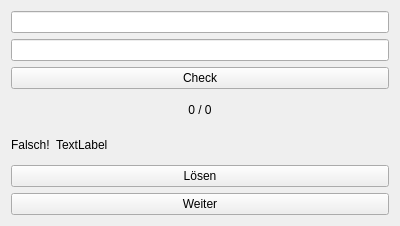
<?xml version="1.0" encoding="UTF-8"?>
<ui version="4.0">
 <class>TestWidget</class>
 <widget class="QWidget" name="TestWidget">
  <property name="geometry">
   <rect>
    <x>0</x>
    <y>0</y>
    <width>400</width>
    <height>226</height>
   </rect>
  </property>
  <property name="windowTitle">
   <string>Form</string>
  </property>
  <layout class="QVBoxLayout" name="verticalLayout">
   <item>
    <widget class="QLineEdit" name="txtQuestion">
     <property name="readOnly">
      <bool>true</bool>
     </property>
    </widget>
   </item>
   <item>
    <widget class="QLineEdit" name="txtAnswer"/>
   </item>
   <item>
    <widget class="QPushButton" name="btnCheck">
     <property name="text">
      <string>Check</string>
     </property>
    </widget>
   </item>
   <item>
    <widget class="QLabel" name="txtStat">
     <property name="text">
      <string>0 / 0</string>
     </property>
     <property name="alignment">
      <set>Qt::AlignCenter</set>
     </property>
    </widget>
   </item>
   <item>
    <layout class="QHBoxLayout" name="horizontalLayout" stretch="0,1">
     <item>
      <widget class="QLabel" name="lblWrong">
       <property name="text">
        <string>Falsch!</string>
       </property>
      </widget>
     </item>
     <item>
      <widget class="QLabel" name="lblSolution">
       <property name="text">
        <string>TextLabel</string>
       </property>
      </widget>
     </item>
    </layout>
   </item>
   <item>
    <widget class="QPushButton" name="btnSolve">
     <property name="text">
      <string>Lösen</string>
     </property>
    </widget>
   </item>
   <item>
    <widget class="QPushButton" name="btnNext">
     <property name="text">
      <string>Weiter</string>
     </property>
    </widget>
   </item>
  </layout>
 </widget>
 <resources/>
 <connections>
  <connection>
   <sender>txtAnswer</sender>
   <signal>returnPressed()</signal>
   <receiver>TestWidget</receiver>
   <slot>checkAnswer()</slot>
   <hints>
    <hint type="sourcelabel">
     <x>283</x>
     <y>47</y>
    </hint>
    <hint type="destinationlabel">
     <x>401</x>
     <y>62</y>
    </hint>
   </hints>
  </connection>
  <connection>
   <sender>btnCheck</sender>
   <signal>clicked()</signal>
   <receiver>TestWidget</receiver>
   <slot>checkAnswer()</slot>
   <hints>
    <hint type="sourcelabel">
     <x>281</x>
     <y>80</y>
    </hint>
    <hint type="destinationlabel">
     <x>398</x>
     <y>93</y>
    </hint>
   </hints>
  </connection>
 </connections>
 <slots>
  <slot>checkAnswer()</slot>
 </slots>
</ui>
